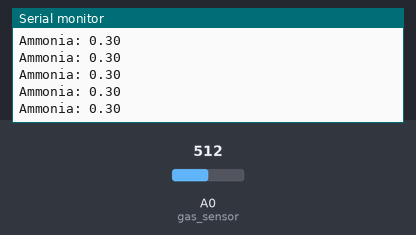
This program was run on a simulated ESP8266 (NodeMCU). Parts: the last lines printed to the serial monitor. The inputs (shaded band) are chosen by the test bench; at power-on: A0 (gas_sensor) = 512. WiFi joins after 1.5 s; servers stay silent unless stated; no MQTT or app messages arrive unless stated.

Above: at 2.7 s.
2.8 s: A0 (gas_sensor) set to 1003
At 3.02 s:
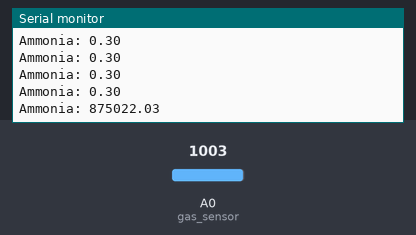
4.3 s: A0 (gas_sensor) set to 1021
At 4.56 s:
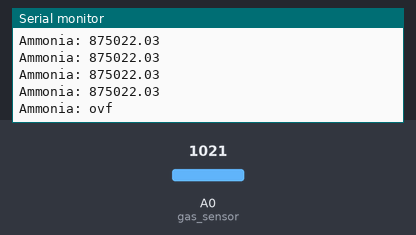

Measured:
- the behaviour switches between 1020 and 1021 on A0 (gas_sensor) (found by bisection; images 1 and 2)
- after the input at 2.8 s, the serial monitor: prints a new line at once (image 1)
- after the input at 4.3 s, the serial monitor: prints a new line after 0.08 s (image 2)

The program:

main.cpp
```cpp
#include <PubSubClient.h>
#include <ESP8266WiFi.h>

int gas_sensor = A0;                      //Sensor pin
float m = -0.263;                         //Slope
float b = 0.42;                           //Y-Intercept
float R0 = 2.77;                          //Sensor Resistance in fresh air from previous code
float sensor_volt;                        //Define variable for sensor voltage
float RS_gas;                             //Define variable for sensor resistance
float ratio;                              //Define variable for ratio
float sensorValue;                        //get value from sensor
double ppm_log;                           //Get ppm value in linear scale according to the the ratio value
double ppm;                               //Convert ppm value to log scale

const char* ssid     = "Adetem";
const char* password = "AuroraJavi";

const char* topic = "sensors/mq137";
const char* server = "192.168.31.199";

void callback(char* topic, byte* payload, unsigned int length) {
}

WiFiClient wifiClient;
PubSubClient client(server, 1883, callback, wifiClient);


String macToStr(const uint8_t* mac)
{
  String result;
  for (int i = 0; i < 6; ++i) {
    result += String(mac[i], 16);
    if (i < 5)
      result += ':';
  }
  return result;
}

void setup() {
  Serial.begin(9600); //Baud rate
  delay(10);
  WiFi.begin(ssid, password);

  while (WiFi.status() != WL_CONNECTED) {
    delay(500);
  }

  String clientName;
  clientName += "esp8266-";
  uint8_t mac[6];
  WiFi.macAddress(mac);
  clientName += macToStr(mac);
  clientName += "-";
  clientName += String(micros() & 0xff, 16);


  if (client.connect((char*) clientName.c_str())) {
    Serial.println("Connected to MQTT broker");
  } else {
  Serial.println("MQTT connect failed");
    abort();
  }
}

void calculate_ppm() {
  sensorValue = analogRead(gas_sensor); //Read analog values of sensor
  sensor_volt = sensorValue * (5.0 / 1023.0); //Convert analog values to voltage
  RS_gas = ((5.0 * 10.0) / sensor_volt) - 10.0; //Get value of RS in a gas
  ratio = RS_gas / R0; // Get ratio RS_gas/RS_air

  //convert to ppm value//
  ppm_log = (log10(ratio) - b) / m;
  ppm = pow(10, ppm_log);

  //display value//
  Serial.print("Ammonia: ");
  Serial.println(ppm);

  String buf;
  buf+=String(sensorValue);
  buf+=String("@");
  buf+=String(ppm);
  client.publish(topic, buf.c_str());

  delay(255);
}

void loop(){
  calculate_ppm();

}
```
